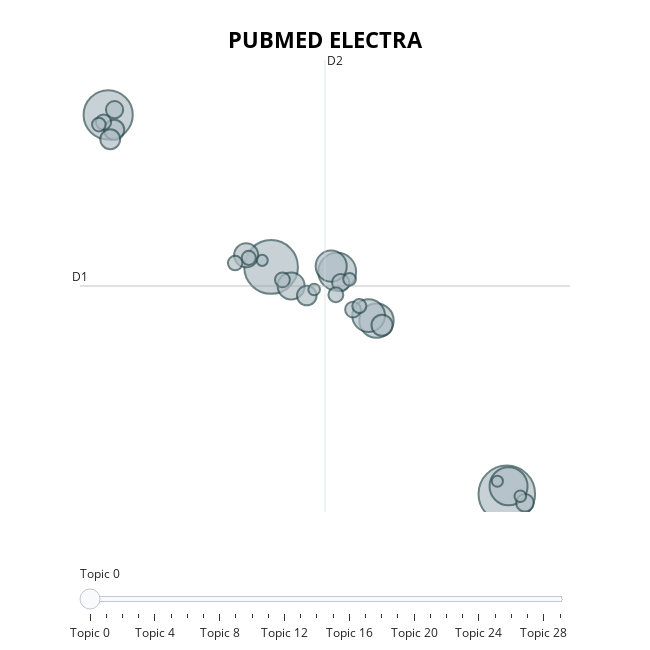

The notebook cell this image was saved under:
### Code cell
# Intertopic Distance Map
topic_model.visualize_topics(title='<b>PUBMED ELECTRA</b>')

### Figure 1 — Plotly figure (JSON) as saved in the notebook; plotly's stock layout.template omitted (floating-point values rounded to 4 significant figures)
{"data": [{"customdata": [[0, "patients | covid19 | clinical | virus | infection", 259], [1, "covid19 | patients | vaccine | clinical | disease", 233], [2, "patients | covid19 | infection | human | vaccine", 196], [3, "clinical | infection | patients | disease | research", 117], [4, "patients | covid19 | clinical | severe | viral", 116], [5, "clinical | covid19 | studies | trials | patients", 96], [6, "patients | virus | covid19 | respiratory | viruses", 87], [7, "respiratory | patients | viruses | disease | viral", 78], [8, "respiratory | viral | covid19 | infections | severe", 59], [9, "patients | cold | risk | clinical | health", 47], [10, "mg | patients | covid19 | study | clinical", 36], [11, "dad | patients | ards | virus | respiratory", 33], [12, "patients | cancer | treatment | covid19 | somatic", 32], [13, "tocilizumab | biofilm | patients | used | covid19", 31], [14, "patients | nov | respiratory | merscov | aminoglycosides", 25], [15, "clozapine | patients | lmp1 | monovalent inactivated | monovalent", 24], [16, "poct | patients | antibiotics | allograft | zikv", 24], [17, "se | zn | diabetes | tropical | stability", 20], [18, "pa | stress depression | clinical | adrs | health", 19], [19, "lung | fcv | ventilation | vcv | pressure", 18], [20, "wnv | viral | covid19 | gquadruplexes | infectious", 18], [21, "shunt | cells | mismatch | peep | simulation", 17], [22, "dexmedetomidine | case | data | index | prophylaxis", 16], [23, "reactions | cells | marine | bss | carbohydrate", 16], [24, "ace2 | anesthesia | general anesthesia | infection | disease", 15], [25, "merscov | axl | sirnas | remdesivir | gs441524", 13], [26, "hiv1 | covs | griffithsin | cc | manufacturing", 11], [27, "communication | hla | invasion | bundle | genes", 11], [28, "care | cortisol | patients | critical care | h1n12009", 10], [29, "cftr | cf | mucus | transport | bocavirus", 10]], "hovertemplate": "<b>Topic %{customdata[0]}</b><br>%{customdata[1]}<br>Size: %{customdata[2]}", "legendgroup": "", "marker": {"color": "#B0BEC5", "line": {"color": "DarkSlateGrey", "width": 2}, "size": [259, 233, 196, 117, 116, 96, 87, 78, 59, 47, 36, 33, 32, 31, 25, 24, 24, 20, 19, 18, 18, 17, 16, 16, 15, 13, 11, 11, 10, 10], "sizemode": "area", "sizeref": 0.1619, "symbol": "circle"}, "mode": "markers", "name": "", "orientation": "v", "showlegend": false, "type": "scatter", "x": [9.559, 1.575, -3.944, 9.618, 3.813, 5.144, 4.878, 3.61, 2.253, 0.7301, 5.332, -3.741, -3.874, 2.784, 10.17, 3.933, -3.728, 4.348, -4.103, 3.768, 1.959, 0.3566, 0.8185, 4.564, -4.26, 4.232, 3.033, 10.02, 1.274, 9.239], "xaxis": "x", "y": [-1.891, 6.262, 11.73, -1.616, 6.089, 4.334, 4.517, 6.291, 5.581, 6.68, 4.168, 11.19, 10.85, 5.233, -2.211, 5.698, 11.91, 4.731, 11.47, 5.262, 5.798, 6.4, 6.588, 4.855, 11.38, 5.816, 5.451, -1.978, 6.499, -1.435], "yaxis": "y"}], "layout": {"annotations": [{"showarrow": false, "text": "D1", "x": -4.899, "y": 5.577, "yshift": 10}, {"showarrow": false, "text": "D2", "x": 3.4, "xshift": 10, "y": 13.7}], "height": 650, "hoverlabel": {"bgcolor": "white", "font": {"family": "Rockwell", "size": 16}}, "legend": {"itemsizing": "constant", "tracegroupgap": 0}, "margin": {"t": 60}, "shapes": [{"line": {"color": "#CFD8DC", "width": 2}, "type": "line", "x0": 3.4, "x1": 3.4, "y0": -2.542, "y1": 13.7}, {"line": {"color": "#9E9E9E", "width": 2}, "type": "line", "x0": -4.899, "x1": 11.7, "y0": 5.577, "y1": 5.577}], "sliders": [{"active": 0, "pad": {"t": 50}, "steps": [{"args": [{"marker.color": [["red", "#B0BEC5", "#B0BEC5", "#B0BEC5", "#B0BEC5", "#B0BEC5", "#B0BEC5", "#B0BEC5", "#B0BEC5", "#B0BEC5", "#B0BEC5", "#B0BEC5", "#B0BEC5", "#B0BEC5", "#B0BEC5", "#B0BEC5", "#B0BEC5", "#B0BEC5", "#B0BEC5", "#B0BEC5", "#B0BEC5", "#B0BEC5", "#B0BEC5", "#B0BEC5", "#B0BEC5", "#B0BEC5", "#B0BEC5", "#B0BEC5", "#B0BEC5", "#B0BEC5"]]}], "label": "Topic 0", "method": "update"}, {"args": [{"marker.color": [["#B0BEC5", "red", "#B0BEC5", "#B0BEC5", "#B0BEC5", "#B0BEC5", "#B0BEC5", "#B0BEC5", "#B0BEC5", "#B0BEC5", "#B0BEC5", "#B0BEC5", "#B0BEC5", "#B0BEC5", "#B0BEC5", "#B0BEC5", "#B0BEC5", "#B0BEC5", "#B0BEC5", "#B0BEC5", "#B0BEC5", "#B0BEC5", "#B0BEC5", "#B0BEC5", "#B0BEC5", "#B0BEC5", "#B0BEC5", "#B0BEC5", "#B0BEC5", "#B0BEC5"]]}], "label": "Topic 1", "method": "update"}, {"args": [{"marker.color": [["#B0BEC5", "#B0BEC5", "red", "#B0BEC5", "#B0BEC5", "#B0BEC5", "#B0BEC5", "#B0BEC5", "#B0BEC5", "#B0BEC5", "#B0BEC5", "#B0BEC5", "#B0BEC5", "#B0BEC5", "#B0BEC5", "#B0BEC5", "#B0BEC5", "#B0BEC5", "#B0BEC5", "#B0BEC5", "#B0BEC5", "#B0BEC5", "#B0BEC5", "#B0BEC5", "#B0BEC5", "#B0BEC5", "#B0BEC5", "#B0BEC5", "#B0BEC5", "#B0BEC5"]]}], "label": "Topic 2", "method": "update"}, {"args": [{"marker.color": [["#B0BEC5", "#B0BEC5", "#B0BEC5", "red", "#B0BEC5", "#B0BEC5", "#B0BEC5", "#B0BEC5", "#B0BEC5", "#B0BEC5", "#B0BEC5", "#B0BEC5", "#B0BEC5", "#B0BEC5", "#B0BEC5", "#B0BEC5", "#B0BEC5", "#B0BEC5", "#B0BEC5", "#B0BEC5", "#B0BEC5", "#B0BEC5", "#B0BEC5", "#B0BEC5", "#B0BEC5", "#B0BEC5", "#B0BEC5", "#B0BEC5", "#B0BEC5", "#B0BEC5"]]}], "label": "Topic 3", "method": "update"}, {"args": [{"marker.color": [["#B0BEC5", "#B0BEC5", "#B0BEC5", "#B0BEC5", "red", "#B0BEC5", "#B0BEC5", "#B0BEC5", "#B0BEC5", "#B0BEC5", "#B0BEC5", "#B0BEC5", "#B0BEC5", "#B0BEC5", "#B0BEC5", "#B0BEC5", "#B0BEC5", "#B0BEC5", "#B0BEC5", "#B0BEC5", "#B0BEC5", "#B0BEC5", "#B0BEC5", "#B0BEC5", "#B0BEC5", "#B0BEC5", "#B0BEC5", "#B0BEC5", "#B0BEC5", "#B0BEC5"]]}], "label": "Topic 4", "method": "update"}, {"args": [{"marker.color": [["#B0BEC5", "#B0BEC5", "#B0BEC5", "#B0BEC5", "#B0BEC5", "red", "#B0BEC5", "#B0BEC5", "#B0BEC5", "#B0BEC5", "#B0BEC5", "#B0BEC5", "#B0BEC5", "#B0BEC5", "#B0BEC5", "#B0BEC5", "#B0BEC5", "#B0BEC5", "#B0BEC5", "#B0BEC5", "#B0BEC5", "#B0BEC5", "#B0BEC5", "#B0BEC5", "#B0BEC5", "#B0BEC5", "#B0BEC5", "#B0BEC5", "#B0BEC5", "#B0BEC5"]]}], "label": "Topic 5", "method": "update"}, {"args": [{"marker.color": [["#B0BEC5", "#B0BEC5", "#B0BEC5", "#B0BEC5", "#B0BEC5", "#B0BEC5", "red", "#B0BEC5", "#B0BEC5", "#B0BEC5", "#B0BEC5", "#B0BEC5", "#B0BEC5", "#B0BEC5", "#B0BEC5", "#B0BEC5", "#B0BEC5", "#B0BEC5", "#B0BEC5", "#B0BEC5", "#B0BEC5", "#B0BEC5", "#B0BEC5", "#B0BEC5", "#B0BEC5", "#B0BEC5", "#B0BEC5", "#B0BEC5", "#B0BEC5", "#B0BEC5"]]}], "label": "Topic 6", "method": "update"}, {"args": [{"marker.color": [["#B0BEC5", "#B0BEC5", "#B0BEC5", "#B0BEC5", "#B0BEC5", "#B0BEC5", "#B0BEC5", "red", "#B0BEC5", "#B0BEC5", "#B0BEC5", "#B0BEC5", "#B0BEC5", "#B0BEC5", "#B0BEC5", "#B0BEC5", "#B0BEC5", "#B0BEC5", "#B0BEC5", "#B0BEC5", "#B0BEC5", "#B0BEC5", "#B0BEC5", "#B0BEC5", "#B0BEC5", "#B0BEC5", "#B0BEC5", "#B0BEC5", "#B0BEC5", "#B0BEC5"]]}], "label": "Topic 7", "method": "update"}, {"args": [{"marker.color": [["#B0BEC5", "#B0BEC5", "#B0BEC5", "#B0BEC5", "#B0BEC5", "#B0BEC5", "#B0BEC5", "#B0BEC5", "red", "#B0BEC5", "#B0BEC5", "#B0BEC5", "#B0BEC5", "#B0BEC5", "#B0BEC5", "#B0BEC5", "#B0BEC5", "#B0BEC5", "#B0BEC5", "#B0BEC5", "#B0BEC5", "#B0BEC5", "#B0BEC5", "#B0BEC5", "#B0BEC5", "#B0BEC5", "#B0BEC5", "#B0BEC5", "#B0BEC5", "#B0BEC5"]]}], "label": "Topic 8", "method": "update"}, {"args": [{"marker.color": [["#B0BEC5", "#B0BEC5", "#B0BEC5", "#B0BEC5", "#B0BEC5", "#B0BEC5", "#B0BEC5", "#B0BEC5", "#B0BEC5", "red", "#B0BEC5", "#B0BEC5", "#B0BEC5", "#B0BEC5", "#B0BEC5", "#B0BEC5", "#B0BEC5", "#B0BEC5", "#B0BEC5", "#B0BEC5", "#B0BEC5", "#B0BEC5", "#B0BEC5", "#B0BEC5", "#B0BEC5", "#B0BEC5", "#B0BEC5", "#B0BEC5", "#B0BEC5", "#B0BEC5"]]}], "label": "Topic 9", "method": "update"}, {"args": [{"marker.color": [["#B0BEC5", "#B0BEC5", "#B0BEC5", "#B0BEC5", "#B0BEC5", "#B0BEC5", "#B0BEC5", "#B0BEC5", "#B0BEC5", "#B0BEC5", "red", "#B0BEC5", "#B0BEC5", "#B0BEC5", "#B0BEC5", "#B0BEC5", "#B0BEC5", "#B0BEC5", "#B0BEC5", "#B0BEC5", "#B0BEC5", "#B0BEC5", "#B0BEC5", "#B0BEC5", "#B0BEC5", "#B0BEC5", "#B0BEC5", "#B0BEC5", "#B0BEC5", "#B0BEC5"]]}], "label": "Topic 10", "method": "update"}, {"args": [{"marker.color": [["#B0BEC5", "#B0BEC5", "#B0BEC5", "#B0BEC5", "#B0BEC5", "#B0BEC5", "#B0BEC5", "#B0BEC5", "#B0BEC5", "#B0BEC5", "#B0BEC5", "red", "#B0BEC5", "#B0BEC5", "#B0BEC5", "#B0BEC5", "#B0BEC5", "#B0BEC5", "#B0BEC5", "#B0BEC5", "#B0BEC5", "#B0BEC5", "#B0BEC5", "#B0BEC5", "#B0BEC5", "#B0BEC5", "#B0BEC5", "#B0BEC5", "#B0BEC5", "#B0BEC5"]]}], "label": "Topic 11", "method": "update"}, {"args": [{"marker.color": [["#B0BEC5", "#B0BEC5", "#B0BEC5", "#B0BEC5", "#B0BEC5", "#B0BEC5", "#B0BEC5", "#B0BEC5", "#B0BEC5", "#B0BEC5", "#B0BEC5", "#B0BEC5", "red", "#B0BEC5", "#B0BEC5", "#B0BEC5", "#B0BEC5", "#B0BEC5", "#B0BEC5", "#B0BEC5", "#B0BEC5", "#B0BEC5", "#B0BEC5", "#B0BEC5", "#B0BEC5", "#B0BEC5", "#B0BEC5", "#B0BEC5", "#B0BEC5", "#B0BEC5"]]}], "label": "Topic 12", "method": "update"}, {"args": [{"marker.color": [["#B0BEC5", "#B0BEC5", "#B0BEC5", "#B0BEC5", "#B0BEC5", "#B0BEC5", "#B0BEC5", "#B0BEC5", "#B0BEC5", "#B0BEC5", "#B0BEC5", "#B0BEC5", "#B0BEC5", "red", "#B0BEC5", "#B0BEC5", "#B0BEC5", "#B0BEC5", "#B0BEC5", "#B0BEC5", "#B0BEC5", "#B0BEC5", "#B0BEC5", "#B0BEC5", "#B0BEC5", "#B0BEC5", "#B0BEC5", "#B0BEC5", "#B0BEC5", "#B0BEC5"]]}], "label": "Topic 13", "method": "update"}, {"args": [{"marker.color": [["#B0BEC5", "#B0BEC5", "#B0BEC5", "#B0BEC5", "#B0BEC5", "#B0BEC5", "#B0BEC5", "#B0BEC5", "#B0BEC5", "#B0BEC5", "#B0BEC5", "#B0BEC5", "#B0BEC5", "#B0BEC5", "red", "#B0BEC5", "#B0BEC5", "#B0BEC5", "#B0BEC5", "#B0BEC5", "#B0BEC5", "#B0BEC5", "#B0BEC5", "#B0BEC5", "#B0BEC5", "#B0BEC5", "#B0BEC5", "#B0BEC5", "#B0BEC5", "#B0BEC5"]]}], "label": "Topic 14", "method": "update"}, {"args": [{"marker.color": [["#B0BEC5", "#B0BEC5", "#B0BEC5", "#B0BEC5", "#B0BEC5", "#B0BEC5", "#B0BEC5", "#B0BEC5", "#B0BEC5", "#B0BEC5", "#B0BEC5", "#B0BEC5", "#B0BEC5", "#B0BEC5", "#B0BEC5", "red", "#B0BEC5", "#B0BEC5", "#B0BEC5", "#B0BEC5", "#B0BEC5", "#B0BEC5", "#B0BEC5", "#B0BEC5", "#B0BEC5", "#B0BEC5", "#B0BEC5", "#B0BEC5", "#B0BEC5", "#B0BEC5"]]}], "label": "Topic 15", "method": "update"}, {"args": [{"marker.color": [["#B0BEC5", "#B0BEC5", "#B0BEC5", "#B0BEC5", "#B0BEC5", "#B0BEC5", "#B0BEC5", "#B0BEC5", "#B0BEC5", "#B0BEC5", "#B0BEC5", "#B0BEC5", "#B0BEC5", "#B0BEC5", "#B0BEC5", "#B0BEC5", "red", "#B0BEC5", "#B0BEC5", "#B0BEC5", "#B0BEC5", "#B0BEC5", "#B0BEC5", "#B0BEC5", "#B0BEC5", "#B0BEC5", "#B0BEC5", "#B0BEC5", "#B0BEC5", "#B0BEC5"]]}], "label": "Topic 16", "method": "update"}, {"args": [{"marker.color": [["#B0BEC5", "#B0BEC5", "#B0BEC5", "#B0BEC5", "#B0BEC5", "#B0BEC5", "#B0BEC5", "#B0BEC5", "#B0BEC5", "#B0BEC5", "#B0BEC5", "#B0BEC5", "#B0BEC5", "#B0BEC5", "#B0BEC5", "#B0BEC5", "#B0BEC5", "red", "#B0BEC5", "#B0BEC5", "#B0BEC5", "#B0BEC5", "#B0BEC5", "#B0BEC5", "#B0BEC5", "#B0BEC5", "#B0BEC5", "#B0BEC5", "#B0BEC5", "#B0BEC5"]]}], "label": "Topic 17", "method": "update"}, {"args": [{"marker.color": [["#B0BEC5", "#B0BEC5", "#B0BEC5", "#B0BEC5", "#B0BEC5", "#B0BEC5", "#B0BEC5", "#B0BEC5", "#B0BEC5", "#B0BEC5", "#B0BEC5", "#B0BEC5", "#B0BEC5", "#B0BEC5", "#B0BEC5", "#B0BEC5", "#B0BEC5", "#B0BEC5", "red", "#B0BEC5", "#B0BEC5", "#B0BEC5", "#B0BEC5", "#B0BEC5", "#B0BEC5", "#B0BEC5", "#B0BEC5", "#B0BEC5", "#B0BEC5", "#B0BEC5"]]}], "label": "Topic 18", "method": "update"}, {"args": [{"marker.color": [["#B0BEC5", "#B0BEC5", "#B0BEC5", "#B0BEC5", "#B0BEC5", "#B0BEC5", "#B0BEC5", "#B0BEC5", "#B0BEC5", "#B0BEC5", "#B0BEC5", "#B0BEC5", "#B0BEC5", "#B0BEC5", "#B0BEC5", "#B0BEC5", "#B0BEC5", "#B0BEC5", "#B0BEC5", "red", "#B0BEC5", "#B0BEC5", "#B0BEC5", "#B0BEC5", "#B0BEC5", "#B0BEC5", "#B0BEC5", "#B0BEC5", "#B0BEC5", "#B0BEC5"]]}], "label": "Topic 19", "method": "update"}, {"args": [{"marker.color": [["#B0BEC5", "#B0BEC5", "#B0BEC5", "#B0BEC5", "#B0BEC5", "#B0BEC5", "#B0BEC5", "#B0BEC5", "#B0BEC5", "#B0BEC5", "#B0BEC5", "#B0BEC5", "#B0BEC5", "#B0BEC5", "#B0BEC5", "#B0BEC5", "#B0BEC5", "#B0BEC5", "#B0BEC5", "#B0BEC5", "red", "#B0BEC5", "#B0BEC5", "#B0BEC5", "#B0BEC5", "#B0BEC5", "#B0BEC5", "#B0BEC5", "#B0BEC5", "#B0BEC5"]]}], "label": "Topic 20", "method": "update"}, {"args": [{"marker.color": [["#B0BEC5", "#B0BEC5", "#B0BEC5", "#B0BEC5", "#B0BEC5", "#B0BEC5", "#B0BEC5", "#B0BEC5", "#B0BEC5", "#B0BEC5", "#B0BEC5", "#B0BEC5", "#B0BEC5", "#B0BEC5", "#B0BEC5", "#B0BEC5", "#B0BEC5", "#B0BEC5", "#B0BEC5", "#B0BEC5", "#B0BEC5", "red", "#B0BEC5", "#B0BEC5", "#B0BEC5", "#B0BEC5", "#B0BEC5", "#B0BEC5", "#B0BEC5", "#B0BEC5"]]}], "label": "Topic 21", "method": "update"}, {"args": [{"marker.color": [["#B0BEC5", "#B0BEC5", "#B0BEC5", "#B0BEC5", "#B0BEC5", "#B0BEC5", "#B0BEC5", "#B0BEC5", "#B0BEC5", "#B0BEC5", "#B0BEC5", "#B0BEC5", "#B0BEC5", "#B0BEC5", "#B0BEC5", "#B0BEC5", "#B0BEC5", "#B0BEC5", "#B0BEC5", "#B0BEC5", "#B0BEC5", "#B0BEC5", "red", "#B0BEC5", "#B0BEC5", "#B0BEC5", "#B0BEC5", "#B0BEC5", "#B0BEC5", "#B0BEC5"]]}], "label": "Topic 22", "method": "update"}, {"args": [{"marker.color": [["#B0BEC5", "#B0BEC5", "#B0BEC5", "#B0BEC5", "#B0BEC5", "#B0BEC5", "#B0BEC5", "#B0BEC5", "#B0BEC5", "#B0BEC5", "#B0BEC5", "#B0BEC5", "#B0BEC5", "#B0BEC5", "#B0BEC5", "#B0BEC5", "#B0BEC5", "#B0BEC5", "#B0BEC5", "#B0BEC5", "#B0BEC5", "#B0BEC5", "#B0BEC5", "red", "#B0BEC5", "#B0BEC5", "#B0BEC5", "#B0BEC5", "#B0BEC5", "#B0BEC5"]]}], "label": "Topic 23", "method": "update"}, {"args": [{"marker.color": [["#B0BEC5", "#B0BEC5", "#B0BEC5", "#B0BEC5", "#B0BEC5", "#B0BEC5", "#B0BEC5", "#B0BEC5", "#B0BEC5", "#B0BEC5", "#B0BEC5", "#B0BEC5", "#B0BEC5", "#B0BEC5", "#B0BEC5", "#B0BEC5", "#B0BEC5", "#B0BEC5", "#B0BEC5", "#B0BEC5", "#B0BEC5", "#B0BEC5", "#B0BEC5", "#B0BEC5", "red", "#B0BEC5", "#B0BEC5", "#B0BEC5", "#B0BEC5", "#B0BEC5"]]}], "label": "Topic 24", "method": "update"}, {"args": [{"marker.color": [["#B0BEC5", "#B0BEC5", "#B0BEC5", "#B0BEC5", "#B0BEC5", "#B0BEC5", "#B0BEC5", "#B0BEC5", "#B0BEC5", "#B0BEC5", "#B0BEC5", "#B0BEC5", "#B0BEC5", "#B0BEC5", "#B0BEC5", "#B0BEC5", "#B0BEC5", "#B0BEC5", "#B0BEC5", "#B0BEC5", "#B0BEC5", "#B0BEC5", "#B0BEC5", "#B0BEC5", "#B0BEC5", "red", "#B0BEC5", "#B0BEC5", "#B0BEC5", "#B0BEC5"]]}], "label": "Topic 25", "method": "update"}, {"args": [{"marker.color": [["#B0BEC5", "#B0BEC5", "#B0BEC5", "#B0BEC5", "#B0BEC5", "#B0BEC5", "#B0BEC5", "#B0BEC5", "#B0BEC5", "#B0BEC5", "#B0BEC5", "#B0BEC5", "#B0BEC5", "#B0BEC5", "#B0BEC5", "#B0BEC5", "#B0BEC5", "#B0BEC5", "#B0BEC5", "#B0BEC5", "#B0BEC5", "#B0BEC5", "#B0BEC5", "#B0BEC5", "#B0BEC5", "#B0BEC5", "red", "#B0BEC5", "#B0BEC5", "#B0BEC5"]]}], "label": "Topic 26", "method": "update"}, {"args": [{"marker.color": [["#B0BEC5", "#B0BEC5", "#B0BEC5", "#B0BEC5", "#B0BEC5", "#B0BEC5", "#B0BEC5", "#B0BEC5", "#B0BEC5", "#B0BEC5", "#B0BEC5", "#B0BEC5", "#B0BEC5", "#B0BEC5", "#B0BEC5", "#B0BEC5", "#B0BEC5", "#B0BEC5", "#B0BEC5", "#B0BEC5", "#B0BEC5", "#B0BEC5", "#B0BEC5", "#B0BEC5", "#B0BEC5", "#B0BEC5", "#B0BEC5", "red", "#B0BEC5", "#B0BEC5"]]}], "label": "Topic 27", "method": "update"}, {"args": [{"marker.color": [["#B0BEC5", "#B0BEC5", "#B0BEC5", "#B0BEC5", "#B0BEC5", "#B0BEC5", "#B0BEC5", "#B0BEC5", "#B0BEC5", "#B0BEC5", "#B0BEC5", "#B0BEC5", "#B0BEC5", "#B0BEC5", "#B0BEC5", "#B0BEC5", "#B0BEC5", "#B0BEC5", "#B0BEC5", "#B0BEC5", "#B0BEC5", "#B0BEC5", "#B0BEC5", "#B0BEC5", "#B0BEC5", "#B0BEC5", "#B0BEC5", "#B0BEC5", "red", "#B0BEC5"]]}], "label": "Topic 28", "method": "update"}, {"args": [{"marker.color": [["#B0BEC5", "#B0BEC5", "#B0BEC5", "#B0BEC5", "#B0BEC5", "#B0BEC5", "#B0BEC5", "#B0BEC5", "#B0BEC5", "#B0BEC5", "#B0BEC5", "#B0BEC5", "#B0BEC5", "#B0BEC5", "#B0BEC5", "#B0BEC5", "#B0BEC5", "#B0BEC5", "#B0BEC5", "#B0BEC5", "#B0BEC5", "#B0BEC5", "#B0BEC5", "#B0BEC5", "#B0BEC5", "#B0BEC5", "#B0BEC5", "#B0BEC5", "#B0BEC5", "red"]]}], "label": "Topic 29", "method": "update"}]}], "title": {"font": {"color": "Black", "size": 22}, "text": "<b>PUBMED ELECTRA</b>", "x": 0.5, "xanchor": "center", "y": 0.95, "yanchor": "top"}, "width": 650, "xaxis": {"anchor": "y", "domain": [0, 1], "range": [-4.899, 11.7], "title": {"text": ""}, "visible": false}, "yaxis": {"anchor": "x", "domain": [0, 1], "range": [-2.542, 13.7], "title": {"text": ""}, "visible": false}}}
